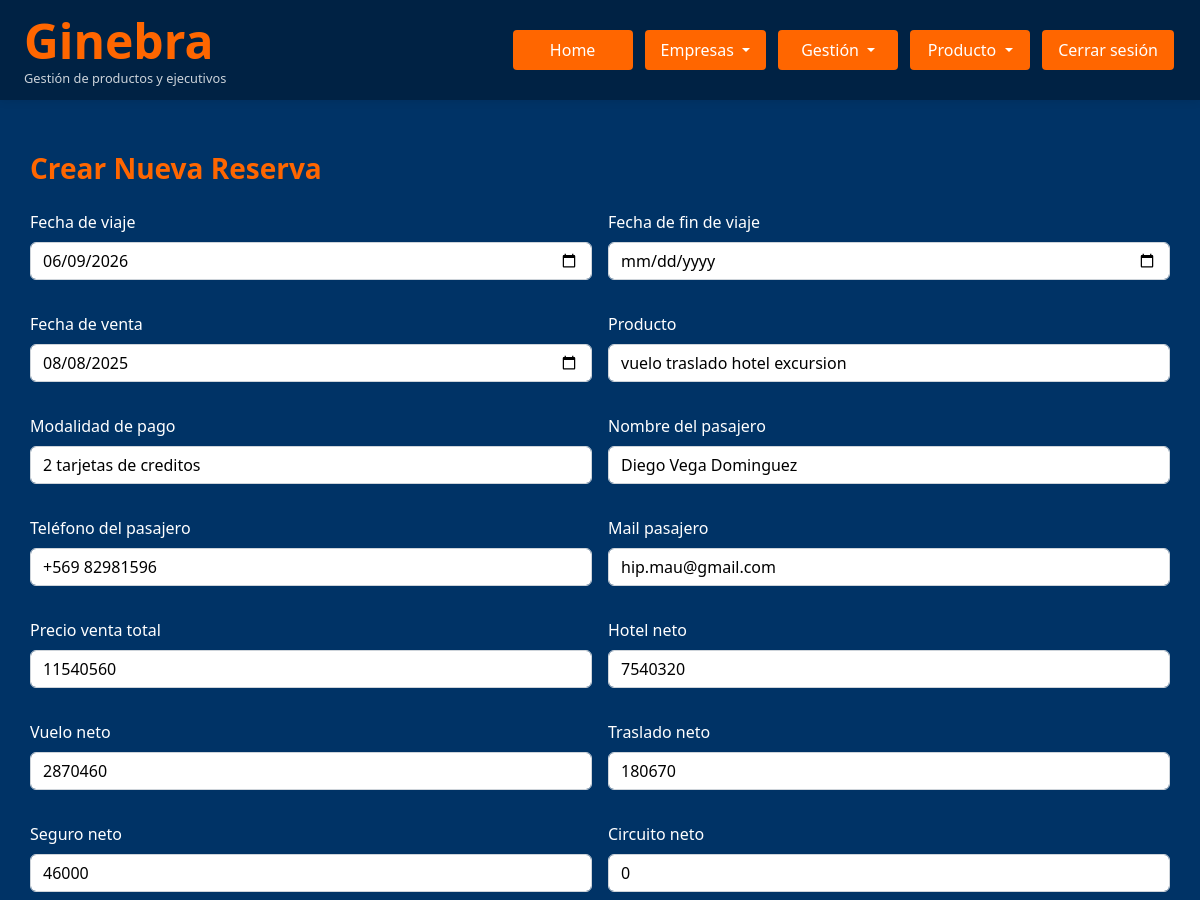
The app's page /reservas?editar=10 (signed in, upper part), older data.
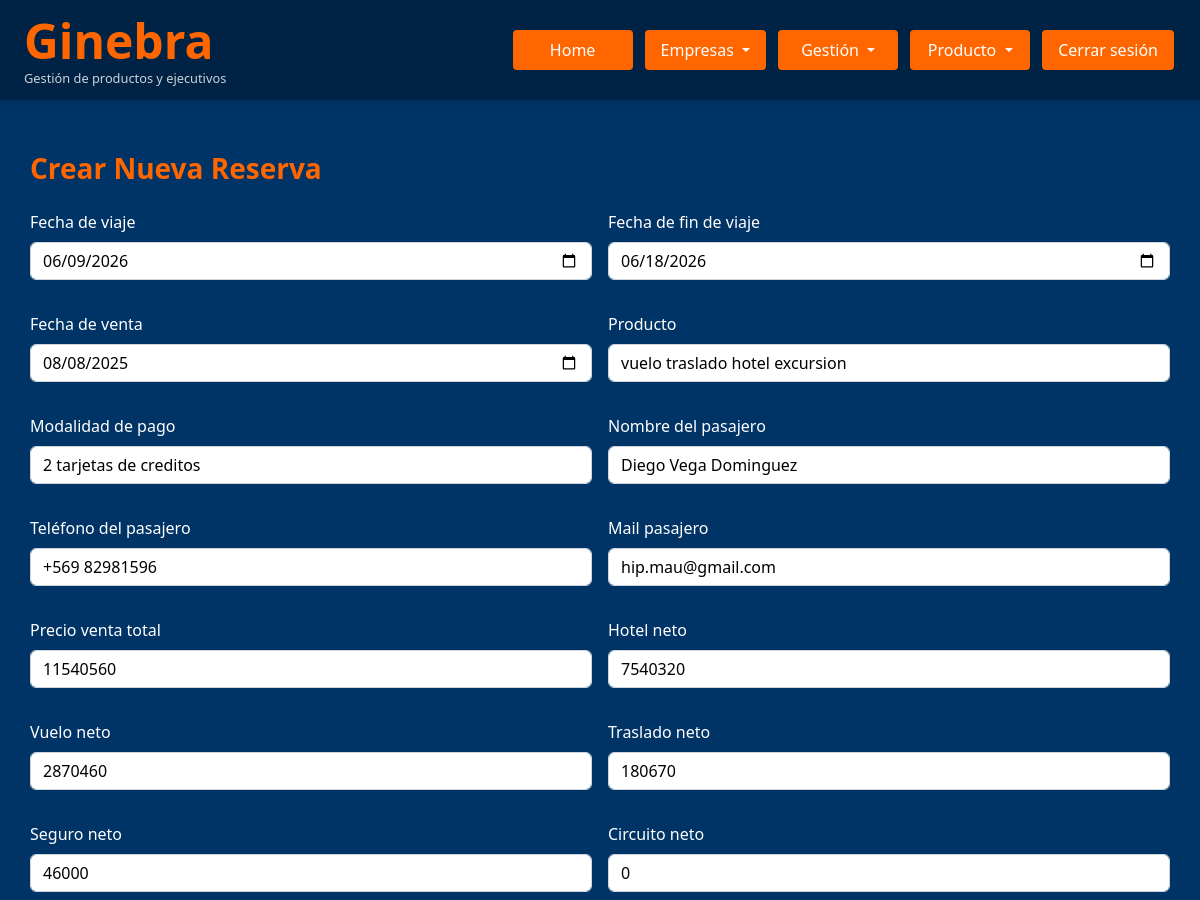
The same page, newer data.
### Ginebra.py (models this page shows)
class Reserva(db.Model):
    id = db.Column(db.Integer, primary_key=True)
    usuario_id = db.Column(db.Integer, db.ForeignKey('usuario.id'), nullable=False)
    fecha_viaje = db.Column(db.Date, nullable=True, index=True)
    fecha_fin_viaje = db.Column(db.Date, nullable=True, index=True)
    fecha_venta = db.Column(db.Date, nullable=True, index=True)
    producto = db.Column(db.String(100), index=True)
    modalidad_pago = db.Column(db.String(100), index=True)
    nombre_pasajero = db.Column(db.String(100), index=True)
    telefono_pasajero = db.Column(db.String(100), index=True)
    mail_pasajero = db.Column(db.String(100), index=True)
    precio_venta_total = db.Column(db.Numeric(12,2), default=Decimal('0.00'), index=True)
    precio_venta_neto = db.Column(db.Numeric(12,2), default=Decimal('0.00'), index=True)
    hotel_neto = db.Column(db.Numeric(12,2), default=Decimal('0.00'), index=True)
    vuelo_neto = db.Column(db.Numeric(12,2), default=Decimal('0.00'), index=True)
    traslado_neto = db.Column(db.Numeric(12,2), default=Decimal('0.00'), index=True)
    seguro_neto = db.Column(db.Numeric(12,2), default=Decimal('0.00'), index=True)
    circuito_neto = db.Column(db.Numeric(12,2), default=Decimal('0.00'), index=True)
    crucero_neto = db.Column(db.Numeric(12,2), default=Decimal('0.00'), index=True)
    excursion_neto = db.Column(db.Numeric(12,2), default=Decimal('0.00'), index=True)
    paquete_neto = db.Column(db.Numeric(12,2), default=Decimal('0.00'), index=True)
    ganancia_total =  db.Column(db.Numeric(12,2), default=Decimal('0.00'), index=True)
    comision_ejecutivo = db.Column(db.Numeric(12,2), default=Decimal('0.00'), index=True)
    comision_agencia = db.Column(db.Numeric(12,2), default=Decimal('0.00'), index=True)
    bonos = db.Column(db.Numeric(12,2), default=Decimal('0.00'), index=True)
    localizadores = db.Column(db.Text, nullable=True)
    nombre_ejecutivo = db.Column(db.String(100), index=True)
    correo_ejecutivo = db.Column(db.String(100), index=True)
    destino = db.Column(db.String(100))
    comentarios = db.Column(db.Text, nullable=True)
    comprobante_venta = db.Column(db.String(200))
    comprobante_pdf = db.Column(db.LargeBinary)
    estado_pago = db.Column(db.Enum(*ESTADO_PAGO_OPTIONS, name='estado_pago_reserva'), default='No Pagado')
    venta_cobrada = db.Column(db.Enum(*VENTA_COBRADA_OPTIONS, name='venta_cobrada_options'), default='No Cobrada')
    venta_emitida = db.Column(db.Enum(*VENTA_EMITIDA_OPTIONS, name='venta_emitida_options'), default='No Emitida')
    opinion = db.Column(db.Enum(*OPINION_OPTIONS, name='estado_opinion_viaje'), default='no')
    postventa = db.Column(db.Enum(*POSTVENTA_OPTIONS, name='estado_postventa_viaje'), default='no')
    estado_postventa = db.Column(db.Enum(*ESTADO_POSTVENTA_OPTIONS, name='estado_postventa_viaje'), default='not ok')
    experiencia = db.Column(db.Text, nullable=True)
    seguimiento = db.Column(db.Text, nullable=True)
    usuario = db.relationship('Usuario', backref=db.backref('reservas', lazy=True))
    empresa_id = db.Column(db.Integer, db.ForeignKey('empresa.id'), nullable=True)
    empresa = db.relationship('Empresa', backref=db.backref('reservas', lazy=True))

### Ginebra.py (the view, shortened to what this page needs)
@app.route('/reservas', methods=['GET', 'POST'])
@login_required
def gestionar_reservas():
    search_query = request.args.get('search', '').strip()
    page = request.args.get('page', 1, type=int)
    per_page = 10  # Número de elementos por página
    reservas_query = Reserva.query
    if current_user.rol not in ('admin', 'master'):
        reservas_query = reservas_query.filter_by(usuario_id=current_user.id)
    reservas_paginated = reservas_query.paginate(page=page, per_page=per_page, error_out=False)
    reservas = reservas_paginated.items
    editar_id = request.args.get('editar')
    editar_reserva = None
    if editar_id:
        reserva_a_editar = Reserva.query.get(int(editar_id))
        if reserva_a_editar and puede_editar_reserva(reserva_a_editar):
            if reserva_a_editar.usuario:
                comision_ejecutivo, comision_agencia, ganancia_total, _, precio_venta_neto = calcular_comisiones(reserva_a_editar, reserva_a_editar.usuario)
                reserva_a_editar.precio_venta_neto = precio_venta_neto
                reserva_a_editar.comision_ejecutivo = comision_ejecutivo
                reserva_a_editar.comision_agencia = comision_agencia
                reserva_a_editar.ganancia_total = ganancia_total
            editar_reserva = reserva_a_editar
    return render_template(
        'reservas.html',
        reservas=reservas,
        editar_reserva=editar_reserva,
        pagination=reservas_paginated,
        search_query=search_query
    )

### Ginebra.py (called while the page is built)
@login_manager.user_loader
def load_user(user_id):
    return Usuario.query.get(int(user_id))

@app.context_processor
def inject_global_functions():
    return dict(ruta_inicio_por_rol=ruta_inicio_por_rol)

def puede_editar_reserva(reserva):
    return current_user.rol in ('master', 'admin', 'controling') or reserva.usuario_id == current_user.id

def safe_decimal(val):
    if val is None:
        return Decimal('0.00')
    try:
        val = str(val).replace(',', '.').replace(' ', '').strip()
        return Decimal(val)
    except Exception:
        return Decimal('0.00')

def ruta_inicio_por_rol(usuario):
    if usuario.rol in ('master', 'admin'):
        return 'admin_panel'
    elif usuario.rol == 'controling':
        return 'controling_panel'
    elif usuario.rol == 'analista':
        return 'analista_panel'
    elif usuario.rol == 'ejecutivo':
        return 'ejecutivo_panel'
    else:
        return 'login'

@app.template_filter('formato_miles')
def formato_miles(value):
    try:
        value = round(float(value))
        return '{:,.0f}'.format(value).replace(',', '.')
    except:
        return '0'

### templates/reservas.html (shortened to what the changed rows need)
{% extends "base.html" %}
{% block extra_css %}
<link rel="stylesheet" href="{{ url_for('static', filename='reservas.css') }}">
{% endblock %}
{% block content %}
<div class="container" style="margin-top: 120px;">
  <form method="POST" enctype="multipart/form-data">
            <div class="row g-3">
        <div class="col-md-6">
          <label class="form-label" for="fecha_viaje">Fecha de viaje</label>
          <input type="date" id="fecha_viaje" class="form-control" name="fecha_viaje"
            value="{{ editar_reserva.fecha_viaje if editar_reserva else '' }}" required />
        </div>
        <div class="col-md-6">
          <label class="form-label" for="fecha_fin_viaje">Fecha de fin de viaje</label>
          <input type="date" id="fecha_fin_viaje" class="form-control" name="fecha_fin_viaje"
            value="{{ editar_reserva.fecha_fin_viaje if editar_reserva else '' }}" required />
        </div>
        <div class="col-md-6">
          <label class="form-label" for="fecha_venta">Fecha de venta</label>
          <input type="date" id="fecha_venta" class="form-control" name="fecha_venta"
            value="{{ editar_reserva.fecha_venta if editar_reserva else '' }}" required />
        </div>
        <div class="col-md-6">
          <label class="form-label" for="producto">Producto</label>
          <input type="text" id="producto" class="form-control" name="producto"
            value="{{ editar_reserva.producto if editar_reserva else '' }}" required />
        </div>
        <div class="col-md-6">
          <label class="form-label" for="modalidad_pago">Modalidad de pago</label>
          <input type="text" id="modalidad_pago" class="form-control" name="modalidad_pago"
            value="{{ editar_reserva.modalidad_pago if editar_reserva else '' }}" required />
        </div>
        <div class="col-md-6">
          <label class="form-label" for="nombre_pasajero">Nombre del pasajero</label>
          <input type="text" id="nombre_pasajero" class="form-control" name="nombre_pasajero"
            value="{{ editar_reserva.nombre_pasajero if editar_reserva else '' }}" required />
        </div>
        <div class="col-md-6">
          <label class="form-label" for="telefono_pasajero">Teléfono del pasajero</label>
          <input type="text" id="telefono_pasajero" class="form-control" name="telefono_pasajero"
            value="{{ editar_reserva.telefono_pasajero if editar_reserva else '' }}" />
        </div>
        <div class="col-md-6">
          <label class="form-label" for="mail_pasajero">Mail pasajero</label>
          <input type="email" id="mail_pasajero" class="form-control" name="mail_pasajero"
            value="{{ editar_reserva.mail_pasajero if editar_reserva else '' }}" required />
        </div>
        <div class="col-md-6">
          <label class="form-label" for="precio_venta_total">Precio venta total</label>
          <input type="number" step="1" id="precio_venta_total" class="form-control" name="precio_venta_total"
            value="{{ editar_reserva.precio_venta_total|int if editar_reserva else '' }}" required />
        </div>
        <div class="col-md-6">
          <label class="form-label" for="hotel_neto">Hotel neto</label>
          <input type="number" step="1" id="hotel_neto" class="form-control" name="hotel_neto"
            value="{{ editar_reserva.hotel_neto|int if editar_reserva else '' }}" />
        </div>
        <div class="col-md-6">
          <label class="form-label" for="vuelo_neto">Vuelo neto</label>
          <input type="number" step="1" id="vuelo_neto" class="form-control" name="vuelo_neto"
            value="{{ editar_reserva.vuelo_neto|int if editar_reserva else '' }}" />
        </div>
        <div class="col-md-6">
          <label class="form-label" for="traslado_neto">Traslado neto</label>
          <input type="number" step="1" id="traslado_neto" class="form-control" name="traslado_neto"
            value="{{ editar_reserva.traslado_neto|int if editar_reserva else '' }}" />
        </div>
        <div class="col-md-6">
          <label class="form-label" for="seguro_neto">Seguro neto</label>
          <input type="number" step="1" id="seguro_neto" class="form-control" name="seguro_neto"
            value="{{ editar_reserva.seguro_neto|int if editar_reserva else '' }}" />
        </div>
        <div class="col-md-6">
          <label class="form-label" for="circuito_neto">Circuito neto</label>
          <input type="number" step="1" id="circuito_neto" class="form-control" name="circuito_neto"
            value="{{ editar_reserva.circuito_neto|int if editar_reserva else '' }}" />
        </div>
      </div>
      </form>
    </div>
</div>
{% endblock %}

Row changes from the older to the newer data that the page shows:
changed Reserva "vuelo traslado hotel excursion": fecha_fin_viaje (not shown) → "06/18/2026"
